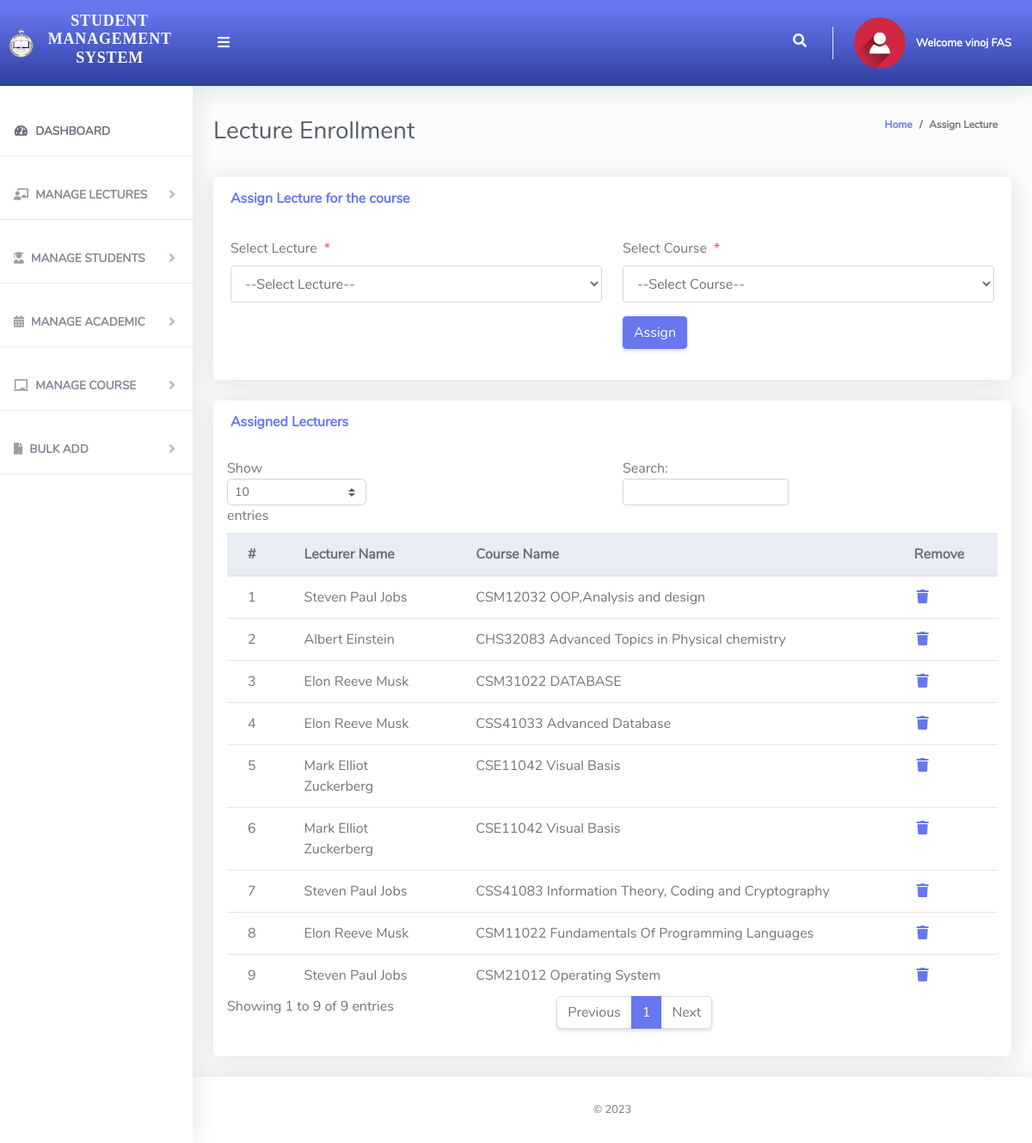
The app's page /Admin/LecturerEnroll.php (signed in) with its own data.
### tables this page shows
CREATE TABLE `tbllecturer` (
  `Id` int(10) NOT NULL,
  `firstName` varchar(255) NOT NULL,
  `lastName` varchar(255) NOT NULL,
  `emailAddress` varchar(255) NOT NULL,
  `username` varchar(30) NOT NULL,
  `password` varchar(255) NOT NULL,
  `phoneNo` varchar(50) NOT NULL,
  `dateCreated` varchar(50) NOT NULL,
  `Nicno` varchar(30) NOT NULL,
  `Title` varchar(10) NOT NULL
);

CREATE TABLE `tblsubject` (
  `id` int(11) NOT NULL,
  `code` varchar(255) NOT NULL,
  `Name` varchar(255) NOT NULL,
  `Type` varchar(100) NOT NULL,
  `SubjectName` varchar(100) NOT NULL,
  `year` varchar(20) NOT NULL,
  `semester` varchar(20) NOT NULL,
  `isAssigned` varchar(10) NOT NULL,
  `DateAdded` varchar(40) NOT NULL,
  `NoofHours` int(40) NOT NULL
);

### Admin/LecturerEnroll.php (the view, shortened to what this page needs)
<?php
include '../Includes/dbcon.php';
?>
<!DOCTYPE html>
<html lang="en">
<head>
  <link href="../vendor/fontawesome-free/css/all.min.css" rel="stylesheet" type="text/css">
  <link href="../vendor/bootstrap/css/bootstrap.min.css" rel="stylesheet" type="text/css">
  <link href="css/ruang-admin.min.css" rel="stylesheet">
  <link href="css/ruang-admin.css" rel="stylesheet">
</head>
<body id="page-top">
  <div id="wrapper">
    <?php include "Includes/sidebar.php"; ?>
    <div id="content-wrapper" class="d-flex flex-column">
      <div id="content">
        <?php include "Includes/topbar.php"; ?>
        <div class="container-fluid" id="container-wrapper">
          <div class="d-sm-flex align-items-center justify-content-between mb-4">
            <h1 class="h3 mb-0 text-gray-800">Lecture Enrollment</h1>
            <ol class="breadcrumb">
              <li class="breadcrumb-item"><a href="./">Home</a></li>
              <li class="breadcrumb-item active" aria-current="page">Assign Lecture</li>
            </ol>
          </div>
          <div class="row">
            <div class="col-lg-12">
              <div class="card mb-4">
                <div class="card-header py-3 d-flex flex-row align-items-center justify-content-between">
                  <h6 class="m-0 font-weight-bold text-primary">Assign Lecture for the course</h6>
                </div>
                <div class="card-body">
                  <form method="post">
                    <div class="form-group row mb-3">
                      <div class="col-xl-6">
                        <label class="form-control-label">Select Lecture<span class="text-danger ml-2">*</span></label>
                        <?php
                        $qry = "SELECT * FROM tbllecturer ORDER BY Id ASC";
                        $result = $conn->query($qry);
                        $num = $result->num_rows;
                        if ($num > 0) {
                          echo ' <select required name="lecture" onchange="classArmDropdown(this.value)" class="form-control mb-3">';
                          echo '<option value="">--Select Lecture--</option>';
                          echo '</select>';
                        } else {
                          echo ' <select required name="" onchange="classArmDropdown(this.value)" class="form-control mb-3">';
                          echo '<option value="">--Select Lecture--</option>';
                          echo '<option>No Lecture Available</option>';
                          echo '</select>';
                        }
                        ?>
                      </div>
                      <div class="col-xl-6">
                        <label class="form-control-label">Select Course<span class="text-danger ml-2">*</span></label>
                        <?php
                        $qry = "SELECT * FROM tblsubject where isAssigned='0' ORDER BY id ASC";
                        $result = $conn->query($qry);
                        $num = $result->num_rows;
                        if ($num > 0) {
                          echo ' <select required name="course" onchange="classArmDropdown(this.value)" class="form-control mb-3">';
                          echo '<option value="">--Select Course--</option>';
                          while ($rows = $result->fetch_assoc()) {
                            echo '<option value="' . $rows['id'] . '" >' . $rows['code'] . " " . $rows['Name'] . '</option>';
                          }
                          echo '</select>';
                        } else {
                          echo ' <select required name="classId" onchange="classArmDropdown(this.value)" class="form-control mb-3">';
                          echo '<option value="">--Select Course--</option>';
                          echo '</select>';
                        }
                        ?>
                        <button type="submit" name="save" class="btn btn-primary">Assign</button>
                      </div>
                    </div>
                  </form>
                </div>
              </div>
              <div class="row">
                <div class="col-lg-12">
                  <div class="card mb-4">
                    <div class="card-header py-3 d-flex flex-row align-items-center justify-content-between">
                      <h6 class="m-0 font-weight-bold text-primary">Assigned Lecturers</h6>
                    </div>
                    <div class="table-responsive p-3">
                      <table class="table align-items-center table-flush table-hover" id="dataTableHover">
                        <thead class="thead-light">
                          <tr>
                            <th>#</th>
                            <th>Lecturer Name</th>
                            <th>Course Name</th>
                            <th>Remove</th>
                          </tr>
                        </thead>
                        <tbody>
                          <?php
                          $query = "SELECT tbllecturer.firstName,tbllecturer.lastName,tblsubject.code,tblsubject.id,tblsubject.Name from tbllecturer
                      JOIN tbllectureenroll ON tbllecturer.Id=tbllectureenroll.Lid
                      JOIN tblsubject ON tblsubject.id = tbllectureenroll.Cid";
                          $rs = $conn->query($query);
                          $num = $rs->num_rows;
                          $sn = 0;
                          if ($num > 0) {
                            while ($rows = $rs->fetch_assoc()) {
                              $sn = $sn + 1;
                              echo "
                              <tr>
                                <td>" . $sn . "</td>
                                <td>" . $rows['firstName'] . " " . $rows['lastName'] . "</td>
                                <td>" . $rows['code'] . "  " . $rows['Name'] . "</td>
                                <td><a href='' onclick='return confirmDelete(".$rows['id'].")'><i class='fas fa-fw fa-trash'></i></a></td>
                              </tr>";
                            }
                          } else {
                            echo
                              "<div class='alert alert-danger' role='alert'>
                            No Record Found!
                            </div>";
                          }
                          ?>
                        </tbody>
                      </table>
                    </div>
                  </div>
                </div>
              </div>
            </div>
          </div>
        </div>
        <?php include "Includes/footer.php"; ?>
      </div>
    </div>
</body>
</html>

### Admin/Includes/topbar.php (shortened to what this page needs)
<?php
  $query = "SELECT * FROM tbladmin WHERE Id = ".$_SESSION['userId']."";
  $rs = $conn->query($query);
  $rows = $rs->fetch_assoc();
  $fullName = $rows['firstName']." ".$rows['lastName'];
?>
<nav class="navbar navbar-expand navbar-light topbar mb-4 static-top bg-gradient-primary" style="height: 100px;" >
          <button id="sidebarToggleTop" class="btn btn-link rounded-circle mr-3">
            <i class="fa fa-bars"></i>
          </button>
          <ul class="navbar-nav ml-auto">
            <li class="nav-item dropdown no-arrow">
              <a class="nav-link dropdown-toggle" href="#" id="searchDropdown" role="button" data-toggle="dropdown"
                aria-haspopup="true" aria-expanded="false">
                <i class="fas fa-search fa-fw"></i>
              </a>
            </li>
            <li class="dropdown no-arrow">
              <a class="nav-link dropdown-toggle" href="#" id="userDropdown" role="button" data-toggle="dropdown"
                aria-haspopup="true" aria-expanded="false">
                <img class="img-profile rounded-circle" src="img/user-icn.png" style="max-width: 60px">
                <span class="ml-2 d-none d-lg-inline text-white small"><b>Welcome <?php echo $fullName;?></b></span>
              </a>
            </li>
          </ul>
        </nav>

### Admin/css/ruang-admin.css (style rules this page uses)
html { position: relative; min-height: 100%; font-family: 'Nunito'; }
body { height: 100%; }
#wrapper { display: -webkit-box; display: -ms-flexbox; display: flex; }
#wrapper #content-wrapper { background-color: #FAFDFB; width: 100%; overflow-x: hidden; }
#wrapper #content-wrapper #content { -webkit-box-flex: 1; -ms-flex: 1 0 auto; flex: 1 0 auto; }
.container, .container-fluid, .container-login { padding-left: 1.5rem; padding-right: 1.5rem; }
.bg-gradient-primary { background-color: #6777EF; background-image: -webkit-gradient(linear, left top, left bottom, color-stop(10%, #6777EF), to(#303f9f)); background-image: linear-gradient(180deg, #6777EF 10%, #303f9f 100%); background-size: cover; }
.text-gray-800 { color: #5a5c69 !important; }
.dropdown.no-arrow .dropdown-toggle::after { display: none; }
.sidebar .nav-item.dropdown .dropdown-toggle::after, .topbar .nav-item.dropdown .dropdown-toggle::after { width: 1rem; text-align: center; float: right; vertical-align: 0; border: 0; font-weight: 900; content: '\f105'; font-family: 'Font Awesome 5 Free'; }
.sidebar .nav-item .nav-link, .topbar .nav-item .nav-link { position: relative; }
.topbar { height: 4.375rem; z-index: 2; -webkit-box-shadow: 0 0.15rem 1.75rem 0 rgba(58, 59, 69, 0.15) !important; box-shadow: 0 0.15rem 1.75rem 0 rgba(58, 59, 69, 0.15) !important; }
.topbar #sidebarToggleTop { height: 2.5rem; width: 2.5rem; -webkit-box-shadow: 0 0 0 0 !important; box-shadow: 0 0 0 0 !important; }
.topbar .nav-item .nav-link { height: 4.375rem; display: -webkit-box; display: -ms-flexbox; display: flex; -webkit-box-align: center; -ms-flex-align: center; align-items: center; padding: 0 0.75rem; }
.topbar .dropdown { position: static; }
@media (min-width: 576px) { .topbar .dropdown { position: relative; } }
.topbar.navbar-light .navbar-nav .nav-item .nav-link { color: #fafafa; transition: all 0.3s ease-in-out; -webkit-transition: all 0.3s ease-in-out; }
.breadcrumb { background-color: transparent; font-size: 12px; font-weight: bold; }
.table-flush td, .table-flush th { border-right: 0; border-left: 0; }
.table-flush tbody tr:first-child td, .table-flush tbody tr:first-child th { border-top: 0; }
.table-flush tbody tr:last-child td, .table-flush tbody tr:last-child th { border-bottom: 0; }
.card .table { margin-bottom: 0; }
.card .table td, .card .table th { padding-right: 1.5rem; padding-left: 1.5rem; }
.card { -webkit-box-shadow: 0 0.15rem 1.75rem 0 rgba(58, 59, 69, 0.15) !important; box-shadow: 0 0.15rem 1.75rem 0 rgba(58, 59, 69, 0.15) !important; }

### records on screen
tbllecturer: firstName "Steven", lastName "Paul Jobs", tblsubject.code "CSM12032", tblsubject.Name "OOP,Analysis and design", tblsubject.code "CSS41083", tblsubject.Name "Information Theory, Coding and Cryptography", tblsubject.code "CSM21012", tblsubject.Name "Operating System"
tbllecturer: firstName "Albert", lastName "Einstein", tblsubject.code "CHS32083", tblsubject.Name "Advanced Topics in Physical chemistry"
tbllecturer: firstName "Elon", lastName "Reeve Musk", tblsubject.code "CSM31022", tblsubject.Name "DATABASE", tblsubject.code "CSS41033", tblsubject.Name "Advanced Database", tblsubject.code "CSM11022", tblsubject.Name "Fundamentals Of Programming Languages"
tbllecturer: firstName "Mark", lastName "Elliot Zuckerberg", tblsubject.code "CSE11042", tblsubject.Name "Visual Basis"

### other values on screen
$fullName "vinoj FAS"
